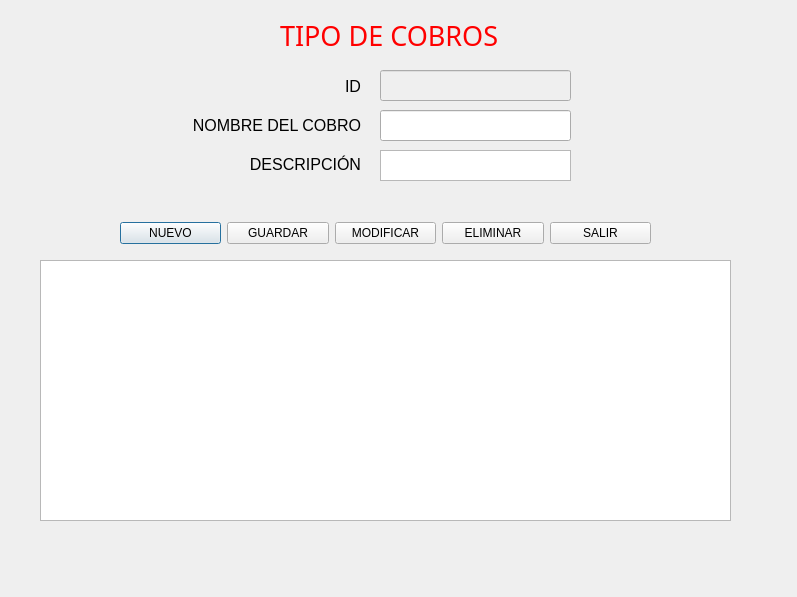
<?xml version="1.0" encoding="UTF-8"?>
<ui version="4.0">
 <class>Cobrotipo</class>
 <widget class="QDialog" name="Cobrotipo">
  <property name="geometry">
   <rect>
    <x>0</x>
    <y>0</y>
    <width>797</width>
    <height>597</height>
   </rect>
  </property>
  <property name="windowTitle">
   <string>Tipo de Cobros</string>
  </property>
  <widget class="QLabel" name="label">
   <property name="geometry">
    <rect>
     <x>280</x>
     <y>20</y>
     <width>241</width>
     <height>31</height>
    </rect>
   </property>
   <property name="font">
    <font>
     <family>MV Boli</family>
     <pointsize>20</pointsize>
     <underline>false</underline>
    </font>
   </property>
   <property name="styleSheet">
    <string notr="true">color: rgb(255, 0, 0);</string>
   </property>
   <property name="text">
    <string>TIPO DE COBROS</string>
   </property>
   <property name="textFormat">
    <enum>Qt::TextFormat::AutoText</enum>
   </property>
  </widget>
  <widget class="QTableView" name="tablaCobroTipos">
   <property name="geometry">
    <rect>
     <x>40</x>
     <y>260</y>
     <width>691</width>
     <height>261</height>
    </rect>
   </property>
  </widget>
  <widget class="QLineEdit" name="txtNombre">
   <property name="geometry">
    <rect>
     <x>380</x>
     <y>110</y>
     <width>191</width>
     <height>31</height>
    </rect>
   </property>
  </widget>
  <widget class="QTextEdit" name="txtDescripcion">
   <property name="geometry">
    <rect>
     <x>380</x>
     <y>150</y>
     <width>191</width>
     <height>31</height>
    </rect>
   </property>
  </widget>
  <widget class="QLineEdit" name="txtID">
   <property name="enabled">
    <bool>false</bool>
   </property>
   <property name="geometry">
    <rect>
     <x>380</x>
     <y>70</y>
     <width>191</width>
     <height>31</height>
    </rect>
   </property>
  </widget>
  <widget class="QWidget" name="layoutWidget">
   <property name="geometry">
    <rect>
     <x>130</x>
     <y>70</y>
     <width>231</width>
     <height>111</height>
    </rect>
   </property>
   <layout class="QVBoxLayout" name="_2">
    <item>
     <widget class="QLabel" name="labelID">
      <property name="font">
       <font>
        <family>Segoe UI</family>
        <pointsize>12</pointsize>
       </font>
      </property>
      <property name="text">
       <string>ID</string>
      </property>
      <property name="alignment">
       <set>Qt::AlignmentFlag::AlignRight|Qt::AlignmentFlag::AlignTrailing|Qt::AlignmentFlag::AlignVCenter</set>
      </property>
     </widget>
    </item>
    <item>
     <widget class="QLabel" name="labelNombre">
      <property name="font">
       <font>
        <family>Segoe UI</family>
        <pointsize>12</pointsize>
       </font>
      </property>
      <property name="text">
       <string>NOMBRE DEL COBRO</string>
      </property>
      <property name="alignment">
       <set>Qt::AlignmentFlag::AlignRight|Qt::AlignmentFlag::AlignTrailing|Qt::AlignmentFlag::AlignVCenter</set>
      </property>
     </widget>
    </item>
    <item>
     <widget class="QLabel" name="labelDescripcion">
      <property name="font">
       <font>
        <pointsize>12</pointsize>
       </font>
      </property>
      <property name="text">
       <string>DESCRIPCIÓN</string>
      </property>
      <property name="alignment">
       <set>Qt::AlignmentFlag::AlignRight|Qt::AlignmentFlag::AlignTrailing|Qt::AlignmentFlag::AlignVCenter</set>
      </property>
     </widget>
    </item>
   </layout>
  </widget>
  <widget class="QWidget" name="layoutWidget_2">
   <property name="geometry">
    <rect>
     <x>120</x>
     <y>220</y>
     <width>531</width>
     <height>26</height>
    </rect>
   </property>
   <layout class="QHBoxLayout" name="horizontalLayout">
    <item>
     <widget class="QPushButton" name="btnNuevo">
      <property name="text">
       <string>NUEVO</string>
      </property>
      <property name="icon">
       <iconset theme="QIcon::ThemeIcon::FolderNew"/>
      </property>
     </widget>
    </item>
    <item>
     <widget class="QPushButton" name="btnGuardar">
      <property name="text">
       <string>GUARDAR</string>
      </property>
      <property name="icon">
       <iconset theme="QIcon::ThemeIcon::DocumentSave"/>
      </property>
     </widget>
    </item>
    <item>
     <widget class="QPushButton" name="btnModificar">
      <property name="text">
       <string>MODIFICAR</string>
      </property>
      <property name="icon">
       <iconset theme="QIcon::ThemeIcon::MailMessageNew"/>
      </property>
     </widget>
    </item>
    <item>
     <widget class="QPushButton" name="btnEliminar">
      <property name="text">
       <string>ELIMINAR</string>
      </property>
      <property name="icon">
       <iconset theme="QIcon::ThemeIcon::ApplicationExit"/>
      </property>
     </widget>
    </item>
    <item>
     <widget class="QPushButton" name="btnSalir">
      <property name="text">
       <string>SALIR</string>
      </property>
      <property name="icon">
       <iconset theme="QIcon::ThemeIcon::SystemLogOut"/>
      </property>
     </widget>
    </item>
   </layout>
  </widget>
 </widget>
 <resources/>
 <connections/>
</ui>
